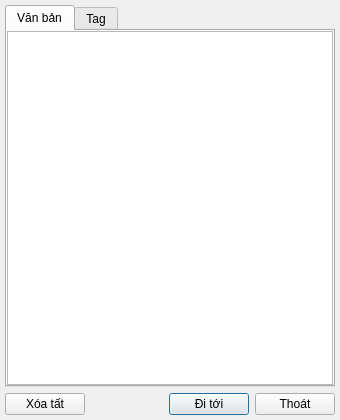
<?xml version="1.0" encoding="UTF-8"?>
<ui version="4.0">
 <class>AnnotationManagerDialog</class>
 <widget class="QDialog" name="AnnotationManagerDialog">
  <property name="geometry">
   <rect>
    <x>0</x>
    <y>0</y>
    <width>340</width>
    <height>420</height>
   </rect>
  </property>
  <property name="windowTitle">
   <string>Quản lý ghi chú</string>
  </property>
  <layout class="QGridLayout" name="gridLayout_3">
   <property name="leftMargin">
    <number>5</number>
   </property>
   <property name="topMargin">
    <number>5</number>
   </property>
   <property name="rightMargin">
    <number>5</number>
   </property>
   <property name="bottomMargin">
    <number>5</number>
   </property>
   <item row="1" column="0" colspan="2">
    <layout class="QHBoxLayout" name="horizontalLayout_2">
     <item>
      <widget class="QPushButton" name="clearBtn">
       <property name="text">
        <string>Xóa tất</string>
       </property>
       <property name="autoDefault">
        <bool>false</bool>
       </property>
      </widget>
     </item>
     <item>
      <spacer name="horizontalSpacer_2">
       <property name="orientation">
        <enum>Qt::Horizontal</enum>
       </property>
       <property name="sizeHint" stdset="0">
        <size>
         <width>308</width>
         <height>20</height>
        </size>
       </property>
      </spacer>
     </item>
     <item>
      <widget class="QPushButton" name="gotoBtn">
       <property name="text">
        <string>Đi tới</string>
       </property>
       <property name="autoDefault">
        <bool>false</bool>
       </property>
       <property name="default">
        <bool>true</bool>
       </property>
      </widget>
     </item>
     <item>
      <widget class="QPushButton" name="cancelBtn">
       <property name="text">
        <string>Thoát</string>
       </property>
       <property name="autoDefault">
        <bool>false</bool>
       </property>
      </widget>
     </item>
    </layout>
   </item>
   <item row="0" column="0" colspan="2">
    <widget class="QTabWidget" name="tabWidget">
     <property name="currentIndex">
      <number>0</number>
     </property>
     <widget class="QWidget" name="textAnnoTab">
      <attribute name="title">
       <string>Văn bản</string>
      </attribute>
      <layout class="QGridLayout" name="gridLayout">
       <property name="leftMargin">
        <number>0</number>
       </property>
       <property name="topMargin">
        <number>0</number>
       </property>
       <property name="rightMargin">
        <number>0</number>
       </property>
       <property name="bottomMargin">
        <number>0</number>
       </property>
       <item row="0" column="0">
        <widget class="QListWidget" name="textAnnoLswg"/>
       </item>
      </layout>
     </widget>
     <widget class="QWidget" name="tagCountingAnnoTab">
      <attribute name="title">
       <string>Tag</string>
      </attribute>
      <layout class="QGridLayout" name="gridLayout_2">
       <property name="leftMargin">
        <number>0</number>
       </property>
       <property name="topMargin">
        <number>0</number>
       </property>
       <property name="rightMargin">
        <number>0</number>
       </property>
       <property name="bottomMargin">
        <number>0</number>
       </property>
       <item row="0" column="0">
        <widget class="QListWidget" name="tagAnnoLswg"/>
       </item>
      </layout>
     </widget>
    </widget>
   </item>
  </layout>
 </widget>
 <resources/>
 <connections>
  <connection>
   <sender>cancelBtn</sender>
   <signal>clicked()</signal>
   <receiver>AnnotationManagerDialog</receiver>
   <slot>reject()</slot>
   <hints>
    <hint type="sourcelabel">
     <x>312</x>
     <y>397</y>
    </hint>
    <hint type="destinationlabel">
     <x>333</x>
     <y>379</y>
    </hint>
   </hints>
  </connection>
 </connections>
</ui>
